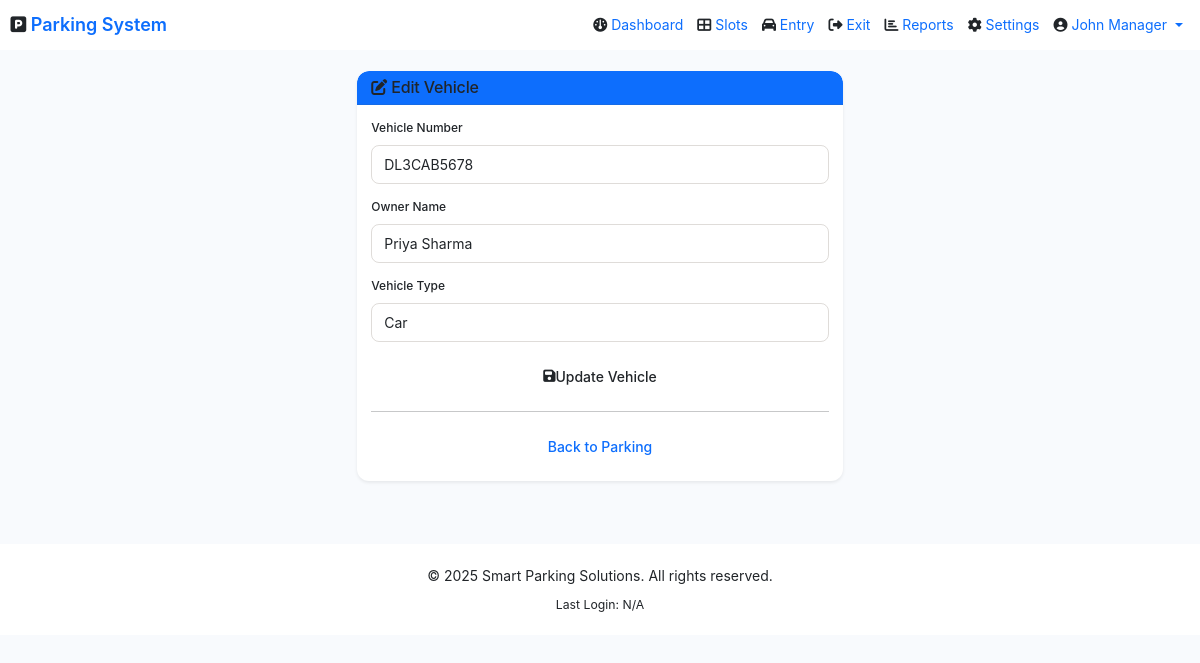
The app's page /vehicle_edit.php?id=2 (signed in) with its own data.
### tables this page shows
CREATE TABLE users (
    id INT AUTO_INCREMENT PRIMARY KEY,
    fullname VARCHAR(255) NOT NULL,
    username VARCHAR(50) UNIQUE NOT NULL,
    email VARCHAR(100) UNIQUE NOT NULL,
    password VARCHAR(255) NOT NULL,
    role ENUM('admin', 'super_admin') DEFAULT 'admin',
    created_at TIMESTAMP DEFAULT CURRENT_TIMESTAMP,
    last_login DATETIME NULL,
    status ENUM('active', 'inactive') DEFAULT 'active'
);

CREATE TABLE vehicles (
    id INT AUTO_INCREMENT PRIMARY KEY,
    owner_name VARCHAR(255) NOT NULL,
    vehicle_number VARCHAR(20) UNIQUE NOT NULL,
    vehicle_type ENUM('car', 'bike', 'truck') DEFAULT 'car',
    contact VARCHAR(20) NOT NULL,
    slot_id INT NULL,
    entry_time DATETIME NOT NULL,
    exit_time DATETIME NULL,
    amount DECIMAL(10,2) DEFAULT 0.00,
    status ENUM('Parked', 'Exited') DEFAULT 'Parked',
    created_at TIMESTAMP DEFAULT CURRENT_TIMESTAMP,
    FOREIGN KEY (slot_id) REFERENCES parking_slots(id) ON DELETE SET NULL
);

### includes/db.php (called while the page is built, shortened)
<?php
try {
    $pdo = new PDO(
        "mysql:host=" . DB_HOST . ";dbname=" . DB_NAME . ";charset=utf8mb4",
        DB_USER,
        DB_PASS,
        [
            PDO::ATTR_ERRMODE => PDO::ERRMODE_EXCEPTION,
            PDO::ATTR_DEFAULT_FETCH_MODE => PDO::FETCH_ASSOC,
            PDO::ATTR_EMULATE_PREPARES => false
        ]
    );
} catch (PDOException $e) {
    die("Database Connection Failed: " . $e->getMessage());
}
function isLoggedIn() {
    return isset($_SESSION['admin_id']) && !empty($_SESSION['admin_id']);
}
function getCurrentUser() {
    global $pdo;
    $stmt = $pdo->prepare("SELECT * FROM users WHERE id = ?");
    $stmt->execute([$_SESSION['admin_id']]);
    return $stmt->fetch();
}
?>

### vehicle_edit.php (the view, shortened to what this page needs)
<?php
require_once 'includes/header.php';
$vehicle_id = intval($_GET['id']);
$stmt = $pdo->prepare("SELECT * FROM vehicles WHERE id = ?");
$stmt->execute([$vehicle_id]);
$vehicle = $stmt->fetch();
?>
<div class="container py-4">
    <div class="row justify-content-center">
        <div class="col-md-6">
            <div class="card border-0 shadow-sm">
                <div class="card-header bg-primary text-white">
                    <h5 class="mb-0"><i class="fas fa-edit"></i> Edit Vehicle</h5>
                </div>
                <div class="card-body">
                    <form method="POST">
                        <div class="mb-3">
                            <label class="form-label">Vehicle Number</label>
                            <input type="text" name="vehicle_number" class="form-control"
                                value="<?= htmlspecialchars($vehicle['vehicle_number']) ?>" required>
                        </div>
                        <div class="mb-3">
                            <label class="form-label">Owner Name</label>
                            <input type="text" name="owner_name" class="form-control"
                                value="<?= htmlspecialchars($vehicle['owner_name']) ?>" required>
                        </div>
                        <div class="mb-3">
                            <label class="form-label">Vehicle Type</label>
                            <select name="vehicle_type" class="form-select">
                                <option <?= $vehicle['vehicle_type']=="car" ? "selected":""; ?> value="car">Car</option>
                            </select>
                        </div>
                        <button type="submit" name="update_vehicle" class="btn btn-primary w-100">
                            <i class="fas fa-save"></i> Update Vehicle
                        </button>
                    </form>
                    <hr>
                    <a href="vehicle_entry.php" class="btn btn-secondary w-100">Back to Parking</a>
                </div>
            </div>
        </div>
    </div>
</div>
<?php require_once 'includes/footer.php'; ?>

### includes/header.php (shortened to what this page needs)
<?php
require_once 'db.php';
$public_pages = ['index.php', 'login.php', 'register.php'];
$current_page = basename($_SERVER['PHP_SELF']);
$user = getCurrentUser();
?>
<!DOCTYPE html>
<html lang="en">
<head>
    <link href="https://cdn.jsdelivr.net/npm/bootstrap@5.3.2/dist/css/bootstrap.min.css" rel="stylesheet">
    <link rel="stylesheet" href="https://cdnjs.cloudflare.com/ajax/libs/font-awesome/6.4.0/css/all.min.css">
    <link href="https://unpkg.com/aos@2.3.1/dist/aos.css" rel="stylesheet">
    <link rel="stylesheet" href="assets/css/style.css">
</head>
<body>
<?php if (!in_array($current_page, $public_pages)): ?>
<nav class="navbar navbar-expand-lg navbar-dark bg-primary sticky-top">
    <div class="container-fluid">
        <a class="navbar-brand" href="dashboard.php">
            <i class="fas fa-parking"></i> Parking System
        </a>
        <div class="collapse navbar-collapse" id="navbarNav">
            <ul class="navbar-nav ms-auto">
                <li class="nav-item">
                    <a class="nav-link <?= $current_page == 'dashboard.php' ? 'active' : '' ?>" href="dashboard.php">
                        <i class="fas fa-dashboard"></i> Dashboard
                    </a>
                </li>
                <li class="nav-item">
                    <a class="nav-link <?= $current_page == 'slots.php' ? 'active' : '' ?>" href="slots.php">
                        <i class="fas fa-th-large"></i> Slots
                    </a>
                </li>
                <li class="nav-item">
                    <a class="nav-link <?= $current_page == 'vehicle_entry.php' ? 'active' : '' ?>" href="vehicle_entry.php">
                        <i class="fas fa-car"></i> Entry
                    </a>
                </li>
                <li class="nav-item">
                    <a class="nav-link <?= $current_page == 'vehicle_exit.php' ? 'active' : '' ?>" href="vehicle_exit.php">
                        <i class="fas fa-sign-out-alt"></i> Exit
                    </a>
                </li>
                <li class="nav-item">
                    <a class="nav-link <?= $current_page == 'reports.php' ? 'active' : '' ?>" href="reports.php">
                        <i class="fas fa-chart-bar"></i> Reports
                    </a>
                </li>
                <li class="nav-item">
                    <a class="nav-link <?= $current_page == 'settings.php' ? 'active' : '' ?>" href="settings.php">
                        <i class="fas fa-cog"></i> Settings
                    </a>
                </li>
                <li class="nav-item dropdown">
                    <a class="nav-link dropdown-toggle" href="#" id="userDropdown" role="button" data-bs-toggle="dropdown">
                        <i class="fas fa-user-circle"></i> <?= htmlspecialchars($user['fullname']) ?>
                    </a>
                </li>
            </ul>
        </div>
    </div>
</nav>
<?php endif; ?>

### records on screen
users: fullname "John Manager"
vehicles: vehicle_number "DL3CAB5678", owner_name "Priya Sharma", vehicle_type "Car"
